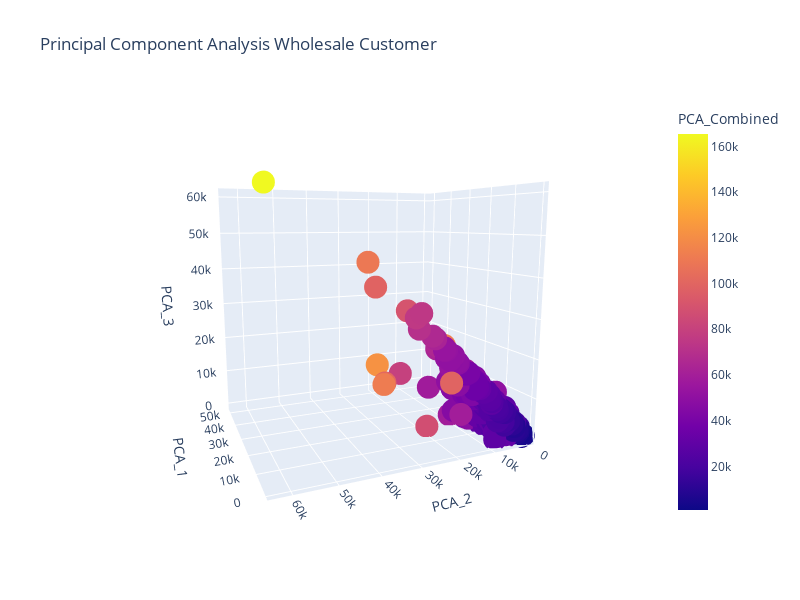

The code cell stored with this chart in its notebook:
### Code cell
px.scatter_3d(data_frame=New_Feature , x = 'PCA_1', y = 'PCA_2', z = 'PCA_3', color='PCA_Combined',
                         title = 'Principal Component Analysis Wholesale Customer',width = 800, height = 600)

### Figure 1 — Plotly figure (JSON) as saved in the notebook; plotly's stock layout.template omitted (floating-point values rounded to 4 significant figures; data arrays with more than 128 entries replaced by an {"elided": "..."} marker saying what was removed)
{"data": [{"hovertemplate": "PCA_1=%{x}<br>PCA_2=%{y}<br>PCA_3=%{z}<br>PCA_Combined=%{marker.color}<extra></extra>", "legendgroup": "", "marker": {"color": {"elided": "440 float values"}, "coloraxis": "coloraxis", "symbol": "circle"}, "mode": "markers", "name": "", "scene": "scene", "showlegend": false, "type": "scatter3d", "x": {"elided": "440 float values"}, "y": {"elided": "440 float values"}, "z": {"elided": "440 float values"}}], "layout": {"coloraxis": {"colorbar": {"title": {"text": "PCA_Combined"}}, "colorscale": [[0, "#0d0887"], [0.1111, "#46039f"], [0.2222, "#7201a8"], [0.3333, "#9c179e"], [0.4444, "#bd3786"], [0.5556, "#d8576b"], [0.6667, "#ed7953"], [0.7778, "#fb9f3a"], [0.8889, "#fdca26"], [1, "#f0f921"]]}, "height": 600, "legend": {"tracegroupgap": 0}, "scene": {"aspectmode": "auto", "aspectratio": {"x": 0.8884, "y": 1.084, "z": 1.039}, "camera": {"center": {"x": 0, "y": 0, "z": 0}, "eye": {"x": -1.965, "y": 0.8319, "z": 0.3667}, "projection": {"type": "perspective"}, "up": {"x": 0, "y": 0, "z": 1}}, "domain": {"x": [0, 1], "y": [0, 1]}, "xaxis": {"title": {"text": "PCA_1"}, "type": "linear"}, "yaxis": {"title": {"text": "PCA_2"}, "type": "linear"}, "zaxis": {"title": {"text": "PCA_3"}, "type": "linear"}}, "title": {"text": "Principal Component Analysis Wholesale Customer"}, "width": 800}}
